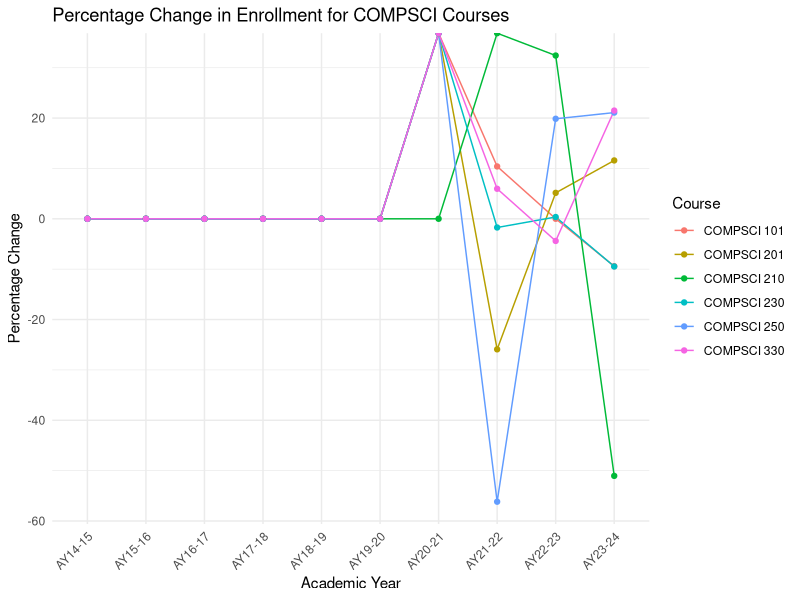
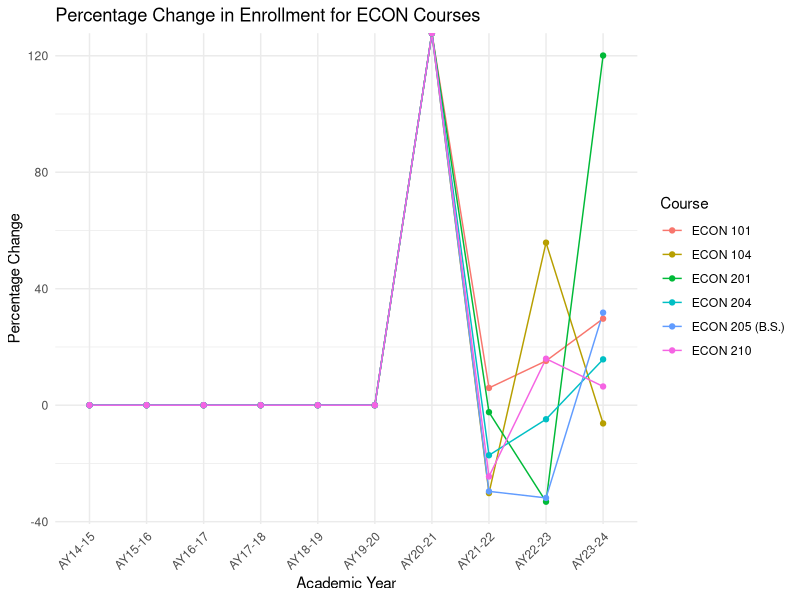
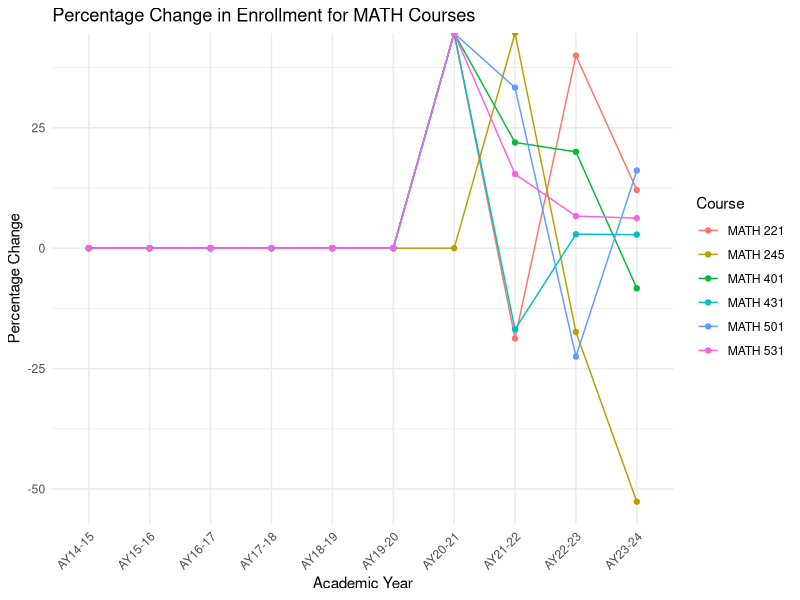
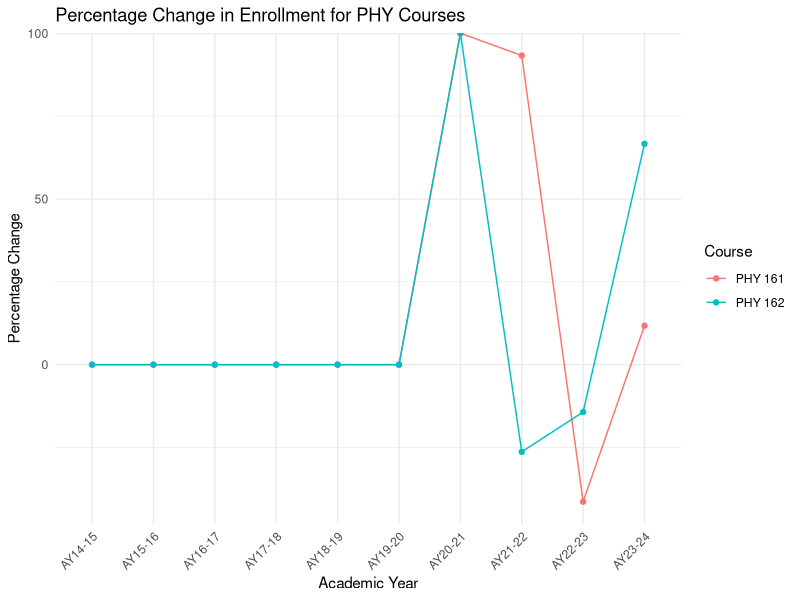
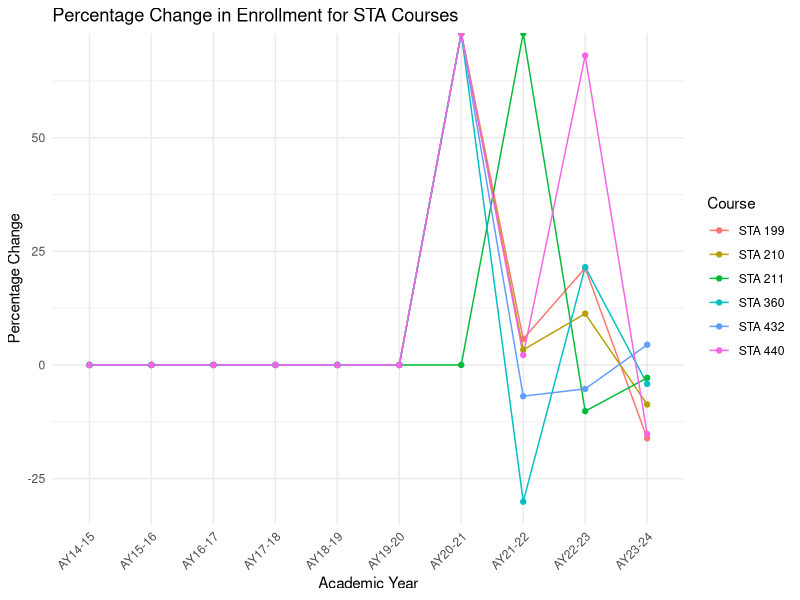

R code for these plots, in order:
## ---- chunk 1

## ---- chunk 2
# Load necessary libraries
library(dplyr)
library(readr)
library(tidyr)
library(ggplot2)
## ---- chunk 3
# Load the data
data <- read_csv("data/data.csv")

colnames(data)[1] <- "Semester"

# Function to identify academic years based on semesters
identify_academic_year <- function(semester) {
  year <- substr(semester, 2, 4)
  if(substr(semester, 1, 1) == "F") {
    return(paste0("AY", year, "-", as.numeric(year) + 1))
  } else {
    return(paste0("AY", as.numeric(year) - 1, "-", year))
  }
}

# Add academic year column
data$AcademicYear <- sapply(data$Semester, identify_academic_year)

# Group data by academic year, then sum each course's enrollment numbers
yearly_sum <- data %>%
  group_by(AcademicYear) %>%
  summarise(across(-Semester, sum, na.rm = TRUE))

# Print the yearly sum of enrollments for each course
print(yearly_sum)

## ---- chunk 4
# Pivot the data to a long format for easier calculations
data_long <- data %>%
  pivot_longer(-c(Semester, AcademicYear), names_to = "Course", values_to = "Enrollment")

# Fill in missing enrollments with 0 for courses not offered in some years
data_long <- data_long %>%
  group_by(Course, AcademicYear) %>%
  summarize(Enrollment = sum(Enrollment, na.rm = TRUE), .groups = 'drop')

# Calculate the percentage change
data_long <- data_long %>%
  arrange(Course, AcademicYear) %>%
  group_by(Course) %>%
  mutate(Percent_Change = if_else(Enrollment == 0, 0, (Enrollment - lag(Enrollment, default = first(Enrollment))) / lag(Enrollment, default = first(Enrollment)) * 100)) %>%
  ungroup()

# Replace NA in Percent_Change with 0 for the first year a course is introduced
data_long$Percent_Change[is.na(data_long$Percent_Change)] <- 0

# View the result
print(data_long)
## ---- chunk 5

# Identify unique course prefixes (assuming course codes are consistent in format)
course_prefixes <- unique(gsub("([A-Z]+).*", "\\1", data_long$Course))

# Print course prefixes for verification
print(course_prefixes)

# Loop through each course prefix and create a plot
for(prefix in course_prefixes) {
  # Filter data for the current prefix
  current_data <- data_long %>% 
    filter(grepl(paste0("^", prefix), Course)) %>%
    arrange(Course, AcademicYear)
  
  # Generate the plot for the current subject area
  p <- ggplot(current_data, aes(x = AcademicYear, y = Percent_Change, color = Course, group = Course)) +
    geom_line() +
    geom_point() +
    theme_minimal() +
    labs(title = paste("Percentage Change in Enrollment for", prefix, "Courses"),
         x = "Academic Year", y = "Percentage Change", color = "Course") +
    theme(axis.text.x = element_text(angle = 45, hjust = 1))
  
  # Print the plot
  print(p)
}

